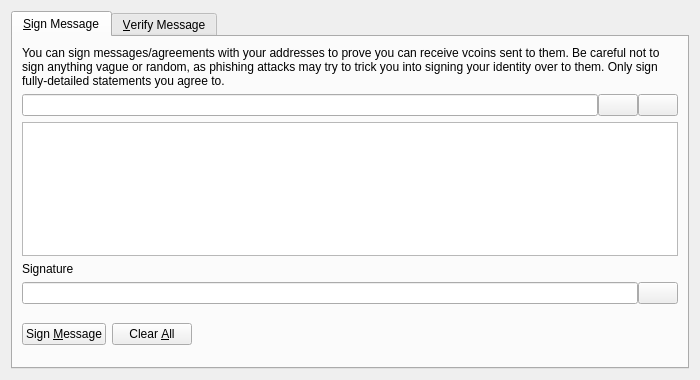
<?xml version="1.0" encoding="UTF-8"?>
<ui version="4.0">
 <class>SignVerifyMessageDialog</class>
 <widget class="QDialog" name="SignVerifyMessageDialog">
  <property name="geometry">
   <rect>
    <x>0</x>
    <y>0</y>
    <width>700</width>
    <height>380</height>
   </rect>
  </property>
  <property name="windowTitle">
   <string>Signatures - Sign / Verify a Message</string>
  </property>
  <property name="modal">
   <bool>true</bool>
  </property>
  <layout class="QVBoxLayout" name="verticalLayout">
   <item>
    <widget class="QTabWidget" name="tabWidget">
     <property name="currentIndex">
      <number>0</number>
     </property>
     <widget class="QWidget" name="tabSignMessage">
      <attribute name="title">
       <string>&amp;Sign Message</string>
      </attribute>
      <layout class="QVBoxLayout" name="verticalLayout_SM">
       <item>
        <widget class="QLabel" name="infoLabel_SM">
         <property name="text">
          <string>You can sign messages/agreements with your addresses to prove you can receive vcoins sent to them. Be careful not to sign anything vague or random, as phishing attacks may try to trick you into signing your identity over to them. Only sign fully-detailed statements you agree to.</string>
         </property>
         <property name="textFormat">
          <enum>Qt::PlainText</enum>
         </property>
         <property name="wordWrap">
          <bool>true</bool>
         </property>
        </widget>
       </item>
       <item>
        <layout class="QHBoxLayout" name="horizontalLayout_1_SM">
         <property name="spacing">
          <number>0</number>
         </property>
         <item>
          <widget class="QValidatedLineEdit" name="addressIn_SM">
           <property name="toolTip">
            <string>The VCoin address to sign the message with</string>
           </property>
          </widget>
         </item>
         <item>
          <widget class="QPushButton" name="addressBookButton_SM">
           <property name="toolTip">
            <string>Choose previously used address</string>
           </property>
           <property name="text">
            <string/>
           </property>
           <property name="icon">
            <iconset resource="../vcoin.qrc">
             <normaloff>:/icons/address-book</normaloff>:/icons/address-book</iconset>
           </property>
           <property name="shortcut">
            <string>Alt+A</string>
           </property>
           <property name="autoDefault">
            <bool>false</bool>
           </property>
          </widget>
         </item>
         <item>
          <widget class="QPushButton" name="pasteButton_SM">
           <property name="toolTip">
            <string>Paste address from clipboard</string>
           </property>
           <property name="text">
            <string/>
           </property>
           <property name="icon">
            <iconset resource="../vcoin.qrc">
             <normaloff>:/icons/editpaste</normaloff>:/icons/editpaste</iconset>
           </property>
           <property name="shortcut">
            <string>Alt+P</string>
           </property>
           <property name="autoDefault">
            <bool>false</bool>
           </property>
          </widget>
         </item>
        </layout>
       </item>
       <item>
        <widget class="QPlainTextEdit" name="messageIn_SM">
         <property name="toolTip">
          <string>Enter the message you want to sign here</string>
         </property>
        </widget>
       </item>
       <item>
        <widget class="QLabel" name="signatureLabel_SM">
         <property name="text">
          <string>Signature</string>
         </property>
         <property name="textFormat">
          <enum>Qt::PlainText</enum>
         </property>
        </widget>
       </item>
       <item>
        <layout class="QHBoxLayout" name="horizontalLayout_2_SM">
         <property name="spacing">
          <number>0</number>
         </property>
         <item>
          <widget class="QLineEdit" name="signatureOut_SM">
           <property name="font">
            <font>
             <italic>true</italic>
            </font>
           </property>
           <property name="readOnly">
            <bool>true</bool>
           </property>
          </widget>
         </item>
         <item>
          <widget class="QPushButton" name="copySignatureButton_SM">
           <property name="toolTip">
            <string>Copy the current signature to the system clipboard</string>
           </property>
           <property name="text">
            <string/>
           </property>
           <property name="icon">
            <iconset resource="../vcoin.qrc">
             <normaloff>:/icons/editcopy</normaloff>:/icons/editcopy</iconset>
           </property>
           <property name="autoDefault">
            <bool>false</bool>
           </property>
          </widget>
         </item>
        </layout>
       </item>
       <item>
        <layout class="QHBoxLayout" name="horizontalLayout_3_SM">
         <item>
          <widget class="QPushButton" name="signMessageButton_SM">
           <property name="toolTip">
            <string>Sign the message to prove you own this VCoin address</string>
           </property>
           <property name="text">
            <string>Sign &amp;Message</string>
           </property>
           <property name="icon">
            <iconset resource="../vcoin.qrc">
             <normaloff>:/icons/edit</normaloff>:/icons/edit</iconset>
           </property>
           <property name="autoDefault">
            <bool>false</bool>
           </property>
          </widget>
         </item>
         <item>
          <widget class="QPushButton" name="clearButton_SM">
           <property name="toolTip">
            <string>Reset all sign message fields</string>
           </property>
           <property name="text">
            <string>Clear &amp;All</string>
           </property>
           <property name="icon">
            <iconset resource="../vcoin.qrc">
             <normaloff>:/icons/remove</normaloff>:/icons/remove</iconset>
           </property>
           <property name="autoDefault">
            <bool>false</bool>
           </property>
          </widget>
         </item>
         <item>
          <spacer name="horizontalSpacer_1_SM">
           <property name="orientation">
            <enum>Qt::Horizontal</enum>
           </property>
           <property name="sizeHint" stdset="0">
            <size>
             <width>40</width>
             <height>48</height>
            </size>
           </property>
          </spacer>
         </item>
         <item>
          <widget class="QLabel" name="statusLabel_SM">
           <property name="font">
            <font>
             <weight>75</weight>
             <bold>true</bold>
            </font>
           </property>
           <property name="text">
            <string/>
           </property>
           <property name="wordWrap">
            <bool>true</bool>
           </property>
          </widget>
         </item>
         <item>
          <spacer name="horizontalSpacer_2_SM">
           <property name="orientation">
            <enum>Qt::Horizontal</enum>
           </property>
           <property name="sizeHint" stdset="0">
            <size>
             <width>40</width>
             <height>48</height>
            </size>
           </property>
          </spacer>
         </item>
        </layout>
       </item>
      </layout>
     </widget>
     <widget class="QWidget" name="tabVerifyMessage">
      <attribute name="title">
       <string>&amp;Verify Message</string>
      </attribute>
      <layout class="QVBoxLayout" name="verticalLayout_VM">
       <item>
        <widget class="QLabel" name="infoLabel_VM">
         <property name="text">
          <string>Enter the receiver's address, message (ensure you copy line breaks, spaces, tabs, etc. exactly) and signature below to verify the message. Be careful not to read more into the signature than what is in the signed message itself, to avoid being tricked by a man-in-the-middle attack. Note that this only proves the signing party receives with the address, it cannot prove sendership of any transaction!</string>
         </property>
         <property name="textFormat">
          <enum>Qt::PlainText</enum>
         </property>
         <property name="alignment">
          <set>Qt::AlignLeading|Qt::AlignLeft|Qt::AlignTop</set>
         </property>
         <property name="wordWrap">
          <bool>true</bool>
         </property>
        </widget>
       </item>
       <item>
        <layout class="QHBoxLayout" name="horizontalLayout_1_VM">
         <property name="spacing">
          <number>0</number>
         </property>
         <item>
          <widget class="QValidatedLineEdit" name="addressIn_VM">
           <property name="toolTip">
            <string>The VCoin address the message was signed with</string>
           </property>
          </widget>
         </item>
         <item>
          <widget class="QPushButton" name="addressBookButton_VM">
           <property name="toolTip">
            <string>Choose previously used address</string>
           </property>
           <property name="text">
            <string/>
           </property>
           <property name="icon">
            <iconset resource="../vcoin.qrc">
             <normaloff>:/icons/address-book</normaloff>:/icons/address-book</iconset>
           </property>
           <property name="shortcut">
            <string>Alt+A</string>
           </property>
           <property name="autoDefault">
            <bool>false</bool>
           </property>
          </widget>
         </item>
        </layout>
       </item>
       <item>
        <widget class="QPlainTextEdit" name="messageIn_VM"/>
       </item>
       <item>
        <widget class="QValidatedLineEdit" name="signatureIn_VM"/>
       </item>
       <item>
        <layout class="QHBoxLayout" name="horizontalLayout_2_VM">
         <item>
          <widget class="QPushButton" name="verifyMessageButton_VM">
           <property name="toolTip">
            <string>Verify the message to ensure it was signed with the specified VCoin address</string>
           </property>
           <property name="text">
            <string>Verify &amp;Message</string>
           </property>
           <property name="icon">
            <iconset resource="../vcoin.qrc">
             <normaloff>:/icons/transaction_0</normaloff>:/icons/transaction_0</iconset>
           </property>
           <property name="autoDefault">
            <bool>false</bool>
           </property>
          </widget>
         </item>
         <item>
          <widget class="QPushButton" name="clearButton_VM">
           <property name="toolTip">
            <string>Reset all verify message fields</string>
           </property>
           <property name="text">
            <string>Clear &amp;All</string>
           </property>
           <property name="icon">
            <iconset resource="../vcoin.qrc">
             <normaloff>:/icons/remove</normaloff>:/icons/remove</iconset>
           </property>
           <property name="autoDefault">
            <bool>false</bool>
           </property>
          </widget>
         </item>
         <item>
          <spacer name="horizontalSpacer_1_VM">
           <property name="orientation">
            <enum>Qt::Horizontal</enum>
           </property>
           <property name="sizeHint" stdset="0">
            <size>
             <width>40</width>
             <height>48</height>
            </size>
           </property>
          </spacer>
         </item>
         <item>
          <widget class="QLabel" name="statusLabel_VM">
           <property name="font">
            <font>
             <weight>75</weight>
             <bold>true</bold>
            </font>
           </property>
           <property name="text">
            <string/>
           </property>
           <property name="wordWrap">
            <bool>true</bool>
           </property>
          </widget>
         </item>
         <item>
          <spacer name="horizontalSpacer_2_VM">
           <property name="orientation">
            <enum>Qt::Horizontal</enum>
           </property>
           <property name="sizeHint" stdset="0">
            <size>
             <width>40</width>
             <height>48</height>
            </size>
           </property>
          </spacer>
         </item>
        </layout>
       </item>
      </layout>
     </widget>
    </widget>
   </item>
  </layout>
 </widget>
 <customwidgets>
  <customwidget>
   <class>QValidatedLineEdit</class>
   <extends>QLineEdit</extends>
   <header>qvalidatedlineedit.h</header>
  </customwidget>
 </customwidgets>
 <resources>
  <include location="../vcoin.qrc"/>
 </resources>
 <connections/>
</ui>
